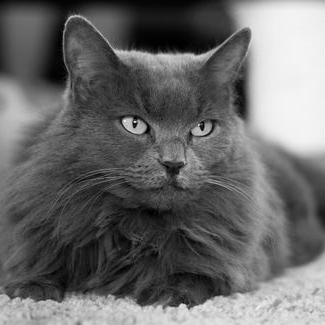
#> input picture p09/cat.png, 325 x 325 px
$ python create_goal_images.py
#> lines starting #> are read from the running program, lines starting #| are printed output that depends on the picture; after the words box and inside, x2 and y2 are one past the last pixel; in counts of white or black regions, pixels touching at a corner belong together
#!/usr/bin/python3
# -*- coding: utf-8 -*-

import os
import numpy as np
import cv2
import sys


def custom_str_to_nr_func(string):
    # Funktsioon teksti konverteerimiseks unikaalseks 32-bitiseks täisarvuks.
    # Väärtus on kindlalt unikaalne vaid lühemate tekstide puhul
#> called with string = 'home'
    prime_numbers = np.array(
        [2, 3, 5, 7, 11, 13, 17, 19, 23, 29, 31, 37, 41, 43, 47, 53, 59, 61, 67, 71, 73, 79, 83, 89, 97, 101, 103, 107,
         109, 113, 127, 131, 137, 139, 149, 151, 157, 163, 167, 173, 179, 181, 191, 193, 197, 199, 211, 223, 227, 229,
         233, 239, 241, 251, 257, 263, 269, 271, 277, 281, 283, 293, 307, 311, 313, 317, 331, 337, 347, 349, 353, 359,
         367, 373, 379, 383, 389, 397, 401, 409, 419, 421, 431, 433, 439, 443, 449, 457, 461, 463, 467, 479, 487, 491,
         499, 503, 509, 521, 523, 541, 547, 557, 563, 569, 571, 577, 587, 593, 599, 601, 607, 613, 617, 619, 631, 641,
         643, 647, 653, 659, 661, 673, 677, 683, 691, 701, 709, 719, 727, 733, 739, 743, 751, 757, 761, 769, 773, 787,
         797, 809, 811, 821, 823, 827, 829, 839, 853, 857, 859, 863, 877, 881, 883, 887, 907, 911, 919, 929, 937, 941,
         947, 953, 967, 971, 977, 983, 991, 997, 1009, 1013, 1019, 1021, 1031, 1033, 1039, 1049, 1051, 1061, 1063, 1069,
         1087, 1091, 1093, 1097, 1103, 1109, 1117, 1123, 1129, 1151, 1153, 1163, 1171, 1181, 1187, 1193, 1201, 1213,
         1217, 1223, 1229, 1231, 1237, 1249, 1259, 1277, 1279, 1283, 1289, 1291, 1297, 1301, 1303, 1307, 1319, 1321])
    result_int = 0
    for letter_index, letter in enumerate(string):
        result_int += ord(letter) * prime_numbers[letter_index % prime_numbers.shape[0]]

    return result_int % (2**32)


def create_angled_component(shape, freq, angle):
    # Matemaatilis-geomeetriline maagia:
    def value_calculator(row_index, col_index):
        elem_dist = col_index * np.sin(np.deg2rad(angle)) +\
                    row_index * np.cos(np.deg2rad(angle))
        value = ((np.cos(elem_dist * 2 * np.pi / freq) + 1) / 2) * 255
        return value.astype(np.uint8)
    return np.fromfunction(value_calculator, shape, dtype=np.int16)


def create_square_componenet(shape, freq):
    def value_calculator(row_index, _):
        return np.where(row_index % freq < freq / 2, 255, 0).astype(np.uint8)
    return np.fromfunction(value_calculator, shape, dtype=np.int16)


if __name__ == "__main__":
    # Annab repositooriumi kaustanime, seda sõltumata sellest, kas koodi jooksutatakse juurkausta või
    #   praktikumikausta suhtes.
    # Tingimus on, et koodifail peab asuma õigel tasemel repositooriumi kaustas.
    # Windowsi operatsioonisüsteemis võib esineda probleeme, kui kaustanimes esinevad täpitähed
    lab_dir_path = os.path.dirname(__file__)  # xxx\repo_nimi\praktikumid\p08
    labs_dir_path = os.path.split(lab_dir_path)[0]  # xxx\repo_nimi\praktikumid
    repo_dir_path = os.path.split(labs_dir_path)[0]  # xxx\repo_nimi
    repo_dir_name = os.path.split(repo_dir_path)[1]  # repo_nimi

    # Algväärtustame numpy juhuslike numbrite generaatori nii,
    #   et samas kaustas tuleksid alati samasugused juhuslikud arvud
    np.random.seed(custom_str_to_nr_func(repo_dir_name))

    print("Alustan failide genereerimist...")

    # Kõigi loodavate piltide ühine suurus
    picture_size = (500, 500)

    # Loome mustvalge pildi, mis sisaldab ühte sageduskomponenti.
    comp_freq = np.random.randint(30, 200)
    comp_direction = np.random.randint(0, 2)
    comp1D = (np.cos(np.arange(picture_size[0]) * 2 * np.pi / comp_freq) + 1) / 2
    comp1D = (comp1D * 255).astype(np.uint8)
    bw_90deg = np.tile(comp1D, (picture_size[1], 1))
    if comp_direction:
        bw_90deg = np.transpose(bw_90deg)


    # Loome värvilise pildi, millel on üks komponent suvalisel kanalil ja suvalise 90-kordse faasinihkega.
    comp_freq = np.random.randint(30, 200)
    comp_direction = not comp_direction
    freq_shift = np.random.randint(1, 4) * np.pi / 2  # 90, 180 või 270 kraadi
    comp1D = (np.cos(np.arange(picture_size[0]) * 2 * np.pi / comp_freq + freq_shift) + 1) / 2
    comp1D = (comp1D * 255).astype(np.uint8)
    ch_90deg = np.tile(comp1D, (picture_size[1], 1))
    if comp_direction:
        ch_90deg = np.transpose(ch_90deg)
    channel = np.random.randint(0, 3)
    if channel == 0:
        color_90deg = np.dstack((ch_90deg, np.zeros(picture_size, dtype=np.uint8), np.zeros(picture_size, dtype=np.uint8)))
    elif channel == 1:
        color_90deg = np.dstack((np.zeros(picture_size, dtype=np.uint8), ch_90deg, np.zeros(picture_size, dtype=np.uint8)))
    else:
        color_90deg = np.dstack((np.zeros(picture_size, dtype=np.uint8), np.zeros(picture_size, dtype=np.uint8), ch_90deg))

    # Loome värvilise pildi, kus igal kanalil on midagi ja erinevate nurkade all.
    comp_freq1 = np.random.randint(30, 200)
    comp_freq2 = np.random.randint(30, 200)
    comp_freq3 = np.random.randint(30, 200)
    comp3_angle = np.random.randint(3, 16) * 5  # Juhuslik nurk vahemikust 15 kuni 75 kraadi, mis on 5 kordne
    comp2_freq_shift = np.random.randint(1, 4) * np.pi / 2  # 90, 180 või 270 kraadi
    comp1D1 = (np.cos(np.arange(picture_size[0]) * 2 * np.pi / comp_freq1) + 1) / 2
    comp1D1 = (comp1D1 * 255).astype(np.uint8)
    comp1 = np.tile(comp1D1, (picture_size[1], 1))
    comp1D2 = (np.cos(np.arange(picture_size[0]) * 2 * np.pi / comp_freq2 + freq_shift) + 1) / 2
    comp1D2 = (comp1D2 * 255).astype(np.uint8)
    comp2 = np.tile(comp1D2, (picture_size[1], 1))
    comp2 = np.transpose(comp2)
    comp3 = create_angled_component(picture_size, comp_freq3, comp3_angle)
    color_order = np.arange(0, 3)
    np.random.shuffle(color_order)
    color_array = np.array((comp1, comp2, comp3))
    color_3comps = np.dstack((color_array[color_order[0]], color_array[color_order[1]], color_array[color_order[2]]))

    # Ruutsignaali pildi loomine
    square_freq = np.random.randint(30, 200)
    bw_90deg_sq = create_square_componenet(picture_size, square_freq)
    comp_direction = np.random.randint(0, 2)
    if comp_direction:
        bw_90deg_sq = np.transpose(bw_90deg_sq)

    # Teine osa, müraste kassipiltide loomine.

    # Mustvalge kassipilt selle koodiga samast kaustast
    if not os.path.isfile(os.path.join(lab_dir_path, "cat.png")):
        print("Skriptifailiga samas kaustas ei ole vajalikku faili kassipildiga. Pilte ei genereeritud")
        sys.exit()

    # Salvestame kõik loodud pildid failidesse.
    cv2.imwrite("task_1_goal.png", bw_90deg)
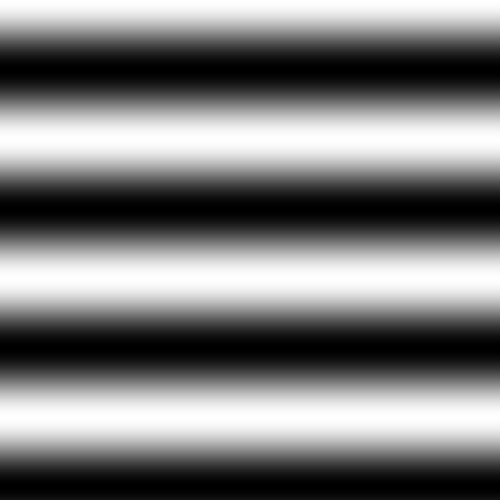
#> saved as task_1_goal.png: shape (500, 500); min 0, max 255, mean 124
    cv2.imwrite("task_2-1_goal.png", color_90deg)
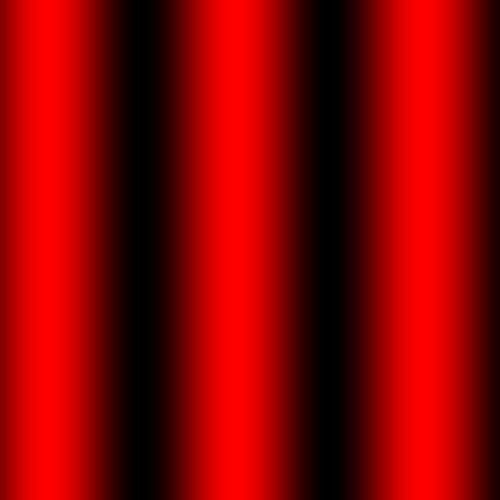
#> saved as task_2-1_goal.png: shape (500, 500, 3); mean B, G, R 0, 0, 138.9
    cv2.imwrite("task_2-2_goal.png", color_3comps)
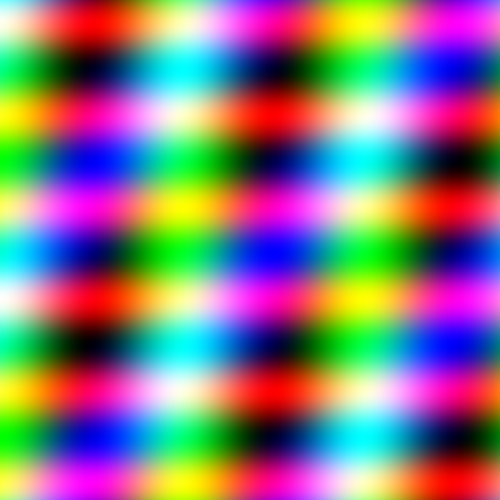
#> saved as task_2-2_goal.png: shape (500, 500, 3); mean B, G, R 126.6, 119.8, 134.1
    cv2.imwrite("task_2-3_goal.png", bw_90deg_sq)
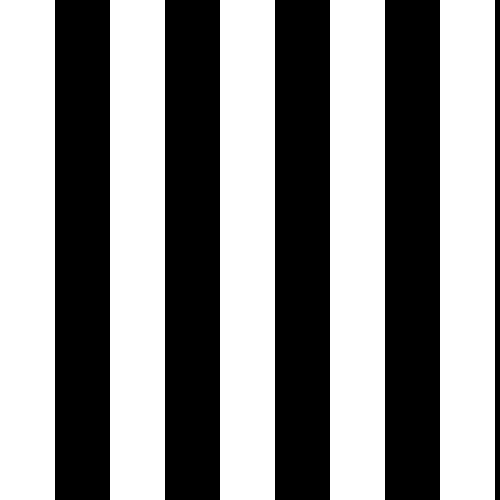
#> saved as task_2-3_goal.png: shape (500, 500); 55% white; 5 black regions, box (x1, y1, x2, y2) and area: (55, 0, 110, 500) 27500, (165, 0, 220, 500) 27500, (275, 0, 330, 500) 27500, (385, 0, 440, 500) 27500, (495, 0, 500, 500) 2500

    cat_img = cv2.imdecode(np.fromfile(os.path.join(lab_dir_path, "cat.png"), dtype=np.uint8), cv2.IMREAD_GRAYSCALE)
#> cat_img is the input picture: shape (325, 325); min 0, max 245, mean 105.3
    # Fourier' pööre
    cat_img_freq = np.fft.fft2(cat_img)
    cat_img_freq1 = cat_img_freq.copy()  # Neljanda ülesande jaoks
    # magnituudi leidmine
    cat_img_freq_mag = np.abs(cat_img_freq)
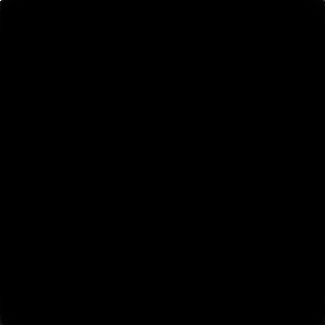
#> cat_img_freq_mag: shape (325, 325) float64; min 5.95, max 11119964, mean 3567.9; drawn with min black and max white
    # Juhuslik sageduskomponent
    x_bin = np.random.randint(10, 45)
    y_bin = np.random.randint(10, 45)
    y_sign = np.random.randint(0, 2)
    if y_sign:
        y_bin = -y_bin
    # ühe sageduskomponendi lisamine
    cat_img_freq[y_bin, x_bin] = np.max(cat_img_freq_mag)

    # Tagasi ruumi.
    cat_img_back = np.fft.ifft2(cat_img_freq).real
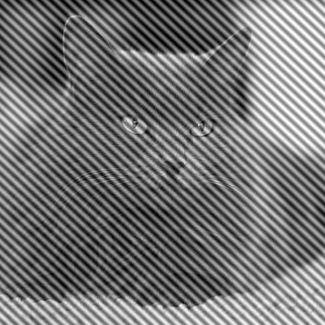
#> cat_img_back: shape (325, 325) float64; min -105.2, max 349.2, mean 105.3; drawn with min black and max white
    cat_img_back = ((cat_img_back - np.min(cat_img_back)) /
                    (np.max(cat_img_back) - np.min(cat_img_back)) * 255).astype(np.uint8)

    # Tulemus faili
    cv2.imwrite("task_4_noisy_cat.png", cat_img_back)

    # Juhuslikud sageduskomponendid
    nr_of_components = 15
    x_bins = np.random.choice(np.arange(10, 45), nr_of_components)
    y_bins = np.random.choice(np.arange(10, 45), nr_of_components)
    y_signs = np.random.randint(0, 2, nr_of_components)
    cat_img_freq[y_bins, x_bins] = np.max(cat_img_freq_mag)*0.2

    cat_img_back = np.fft.ifft2(cat_img_freq).real
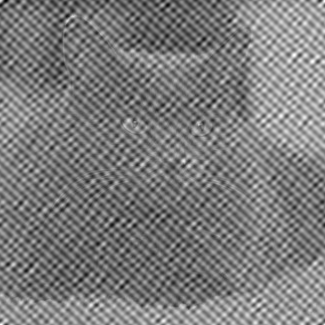
#> cat_img_back: shape (325, 325) float64; min -319.1, max 552.2, mean 105.3; drawn with min black and max white
    cat_img_back = ((cat_img_back - np.min(cat_img_back)) /
                    (np.max(cat_img_back) - np.min(cat_img_back)) * 255).astype(np.uint8)

    cv2.imwrite("task_5_very_noisy_cat.png", cat_img_back)

    print("Failid genereeritud!")

$ run again, with p09/5tulemus.png copied over p09/cat.png
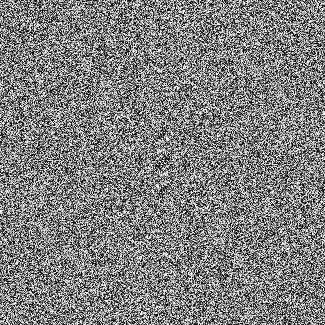
#> input picture p09/5tulemus.png, 325 x 325 px
#> cat_img is the input picture: shape (325, 325); min 0, max 255, mean 127.6
#> `cat_img_back = np.fft.ifft2(cat_img_freq).real`:
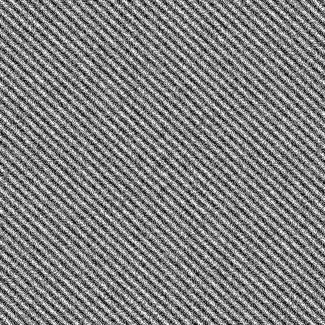
#> cat_img_back: shape (325, 325) float64; min -127.4, max 382.4, mean 127.6; drawn with min black and max white
#> `cat_img_back = np.fft.ifft2(cat_img_freq).real`:
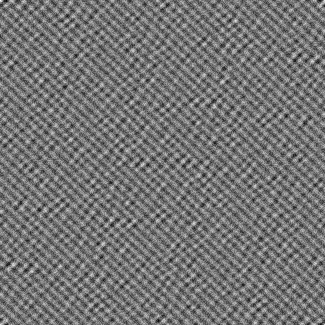
#> cat_img_back: shape (325, 325) float64; min -380, max 725.3, mean 127.6; drawn with min black and max white
